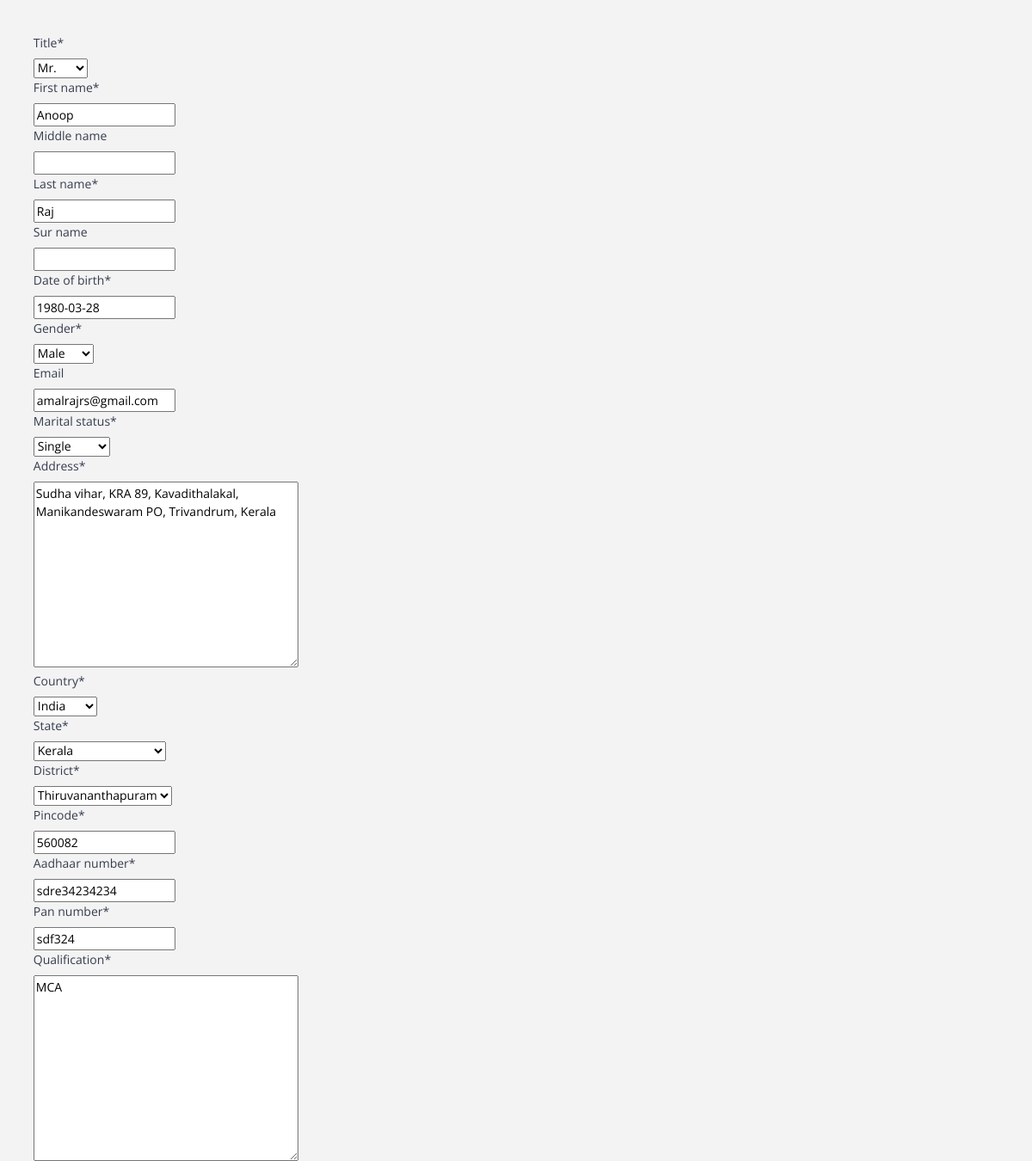
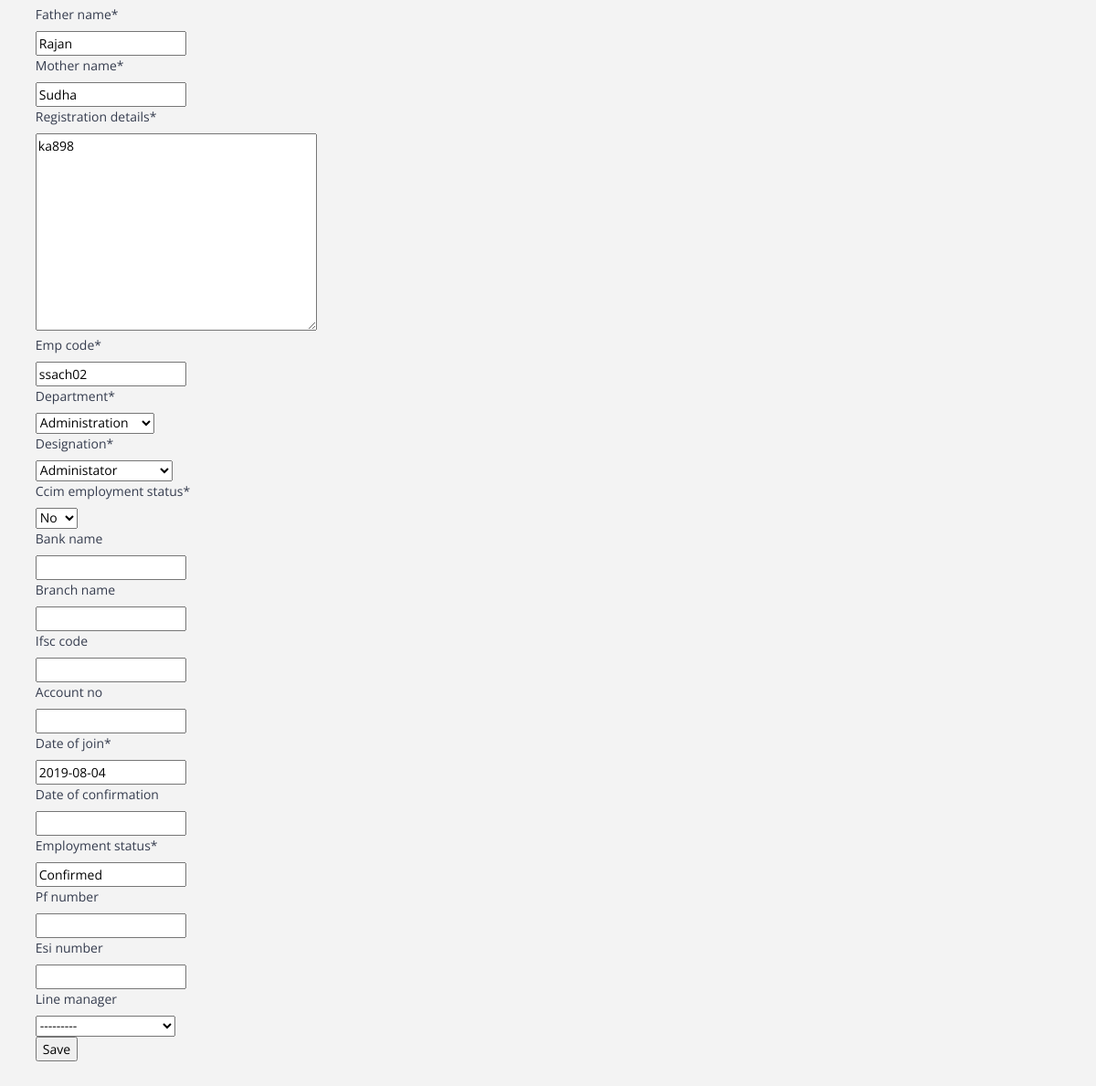
/employee/1/update/, run on the app's committed database (2 pictures, top to bottom).
### Employee/models.py (models this page shows, shortened)
class Person(Address):
    SINGLE = 'SI'
    MARRIED = 'MA'
    WIDOWED = 'WI'
    DIVORCED = 'DI'
    SEPERATED = 'SE'
    MALE = 'M'
    FEMALE = 'F'
    OTHERTYPE = 'O'
    MR = '1'
    MS = '2'
    MRS = '3'
    DR = '4'
    MARITAL_STATUS = (
        (SINGLE,'Single'),
        (MARRIED,'Married'),
        (WIDOWED,'Widowed'),
        (DIVORCED,'Divorced'),
        (SEPERATED,'Seperated'),
    )
    GENDERS = (
        (MALE, 'Male'),
        (FEMALE, 'Female'),
        (OTHERTYPE, 'Other'),
    )
    TITLES = (
        (MR, 'Mr.'),
        (MRS, 'Mrs.'),
        (MS, 'Ms.'),
        (DR, 'Dr.'),
    )
    title = models.CharField(max_length=1, choices=TITLES,null=True)
    first_name = models.CharField(max_length=60)
    middle_name = models.CharField(max_length=60, null=True, blank=True)
    last_name = models.CharField(max_length=60)
    sur_name = models.CharField(max_length=50, null=True, blank=True)
    date_of_birth = models.DateField(null=False)
    gender = models.CharField(max_length=10, choices=GENDERS)
    email = models.EmailField(null=True,blank=True)
    marital_status = models.CharField(max_length=2, choices=MARITAL_STATUS)
    phone_number = PhoneNumberField()
    aadhaar_number = models.CharField(max_length=20)
    pan_number = models.CharField(max_length=10)
    qualification = models.TextField()
    father_name = models.CharField(max_length=100)
    mother_name = models.CharField(max_length=100)
    registration_details = models.TextField()
    class Meta:
        abstract = True

class BankInfo(models.Model):
    bank_name = models.CharField(max_length=150, blank=True, null=True)
    branch_name = models.CharField(max_length=100, blank=True, null=True)
    ifsc_code = models.CharField(max_length=20, blank=True, null=True)
    account_no = models.CharField(max_length=40, blank=True, null=True)
    class Meta:
        abstract = True

class Employee(Person,BankInfo):
    CONFIRMED = 'Confirmed'
    PROBATION = 'Probation'
    TRAINING = 'Training'
    SUSPENDED = 'Suspended'
    TERMINATED = 'Terminated'
    RESIGNED = 'Resigned'
    RETIRED = 'Retired'
    EMPLOYEMENT_STATUS =(
        (CONFIRMED,'Confirmed'),
        (PROBATION,'Probation'),
        (TRAINING,'Training'),
        (SUSPENDED,'Suspended'),
        (TERMINATED,'Terminated'),
        (RESIGNED,'Resigned'),
        (RETIRED,'Retired'),
    )
    CCIM_YES = 'Y'
    CCIM_NO = 'N'
    CCIM_STATUS = (
        (CCIM_YES, 'YES'),
        (CCIM_NO, 'No')
    )
    YES_NO_CHOICES = (
        (True, 'Yes'),
        (False, 'No')
    )
    emp_code = models.CharField(max_length=20)
    department = models.ForeignKey(Department, on_delete=models.DO_NOTHING)
    designation = models.ForeignKey(Designation, on_delete=models.CASCADE)
    ccim_employment_status = models.CharField(max_length=1, default=CCIM_NO, choices=CCIM_STATUS)
    date_of_join = models.DateField(null=False)
    date_of_confirmation = models.DateField(null=True,blank=True)
    employment_status = models.CharField(max_length=20)
    pf_number = models.CharField(max_length=20, null=True, blank=True)
    esi_number = models.CharField(max_length=20, null=True, blank=True)
    line_manager = models.ForeignKey('self', on_delete=models.CASCADE, blank=True, null=True)
    user = models.ForeignKey(User, on_delete=models.CASCADE)
    created = models.DateTimeField(verbose_name=_('Created'),auto_now_add=True)
    updated = models.DateTimeField(verbose_name=_('Updated'),auto_now=True)
    active = models.BooleanField(choices=YES_NO_CHOICES,default=True)
    objects = EmployeeManager()
    class Meta:
        verbose_name = _('Employee')
        verbose_name_plural = _('Employees')
        ordering = ['-created']
    def __str__(self):
        return self.get_full_name
    @property
    def get_full_name(self):
        fullname = ''
        first_name = self.first_name
        last_name = self.last_name
        middle_name = self.middle_name
        if (first_name and last_name) or middle_name is None:
            fullname = first_name +' '+ last_name
            return fullname
        elif middle_name:
            fullname = first_name + ' '+ last_name +' '+middle_name
            return fullname
        return

### Employee/views.py (the view, shortened to what this page needs)
# urls.py: path('<int:id>/update/', EmployeeUpdateView.as_view(), name='employee-update'),
class EmployeeUpdateView(UpdateView):
    template_name = "Employee/employee_add_form.html"
    form_class = EmployeeModelForm
    def get_object(self):
        id_ = self.kwargs.get("id")
        return get_object_or_404(Employee, id=id_)

### Employee/forms.py
class EmployeeModelForm(forms.ModelForm):
    class Meta:
        model = Employee
        fields = [
            'title',
            'first_name',
            'middle_name',
            'last_name',
            'sur_name',
            'date_of_birth',
            'gender',
            'email',
            'marital_status',
            'address',
            'country',
            'state',
            'district',
            'pincode',
            'aadhaar_number',
            'pan_number',
            'qualification',
            'father_name',
            'mother_name',
            'registration_details',
            'emp_code',
            'department',
            'designation',
            'ccim_employment_status',
            'bank_name',
            'branch_name',
            'ifsc_code',
            'account_no',
            'date_of_join',
            'date_of_confirmation',
            'employment_status',
            'pf_number',
            'esi_number',
            'line_manager',
        ]

### Employee/manager.py (called while the page is built)
    def get_queryset(self):
        return EmployeeQuerySet(self.model, using=self._db)  # Important!

### Employee/models.py (called while the page is built)
    def __str__(self):
        return self.name

    def __str__(self):
        return self.name

    def __str__(self):
        return self.name

    def __str__(self):
        return self.name

    def __str__(self):
        return self.name

### Employee/templates/Employee/employee_add_form.html (shortened to what this page needs)
{% extends "base.html" %}
{% load crispy_forms_tags %}
{% block content %}
<form method="post">
    {{ form|crispy }}
    <input type="submit" value="Save">
</form>
{% endblock %}

### templates/base.html (shortened to what this page needs)
<!DOCTYPE html>
<html lang="en">
    {% load static %}
    {% load humanize %}
<head>
    <link href="https://cdn.jsdelivr.net/timepicker.js/latest/timepicker.min.css" rel="stylesheet"/>
    <link rel="stylesheet" href="{% static 'dpr/css/font_awesome.min.css' %}"/>
	<link rel="stylesheet" href="{% static 'dpr/css/daterangepicker.css' %}"/>
    <link rel="stylesheet" type="text/css" href="{% static 'assets/css/custom.css' %}">
    <link rel="stylesheet" type="text/css" href="{% static 'assets/css/bootstrap/css/bootstrap.min.css' %}">
    <link rel="stylesheet" type="text/css" href="{% static 'assets/icon/themify-icons/themify-icons.css' %}">
    <link rel="stylesheet" type="text/css" href="{% static 'assets/icon/icofont/css/icofont.css' %}">
    <link rel="stylesheet" type="text/css" href="{% static 'assets/css/style.css' %}">
    <link rel="stylesheet" type="text/css" href="{% static 'assets/css/jquery.mCustomScrollbar.css' %}">
    <link rel="stylesheet" type="text/css" href="{% static 'assets/css/jquery.dataTables.min.css' %}">
    <link href="{% static 'datepicker/jquery-ui.css' %}" rel="stylesheet">
</head>
<body>
                    <div class="pcoded-content">
                        <div class="pcoded-inner-content">
                            <div class="main-body">
                                <div class="page-wrapper">
                                    {% block content %}{% endblock %}
                                </div>
                            </div>
                        </div>
                    </div>

### data on the page
Employee: title "Mr.", first_name "Anoop", last_name "Raj", date_of_birth "1980-03-28", gender "Male", email "amalrajrs@gmail.com", marital_status "Single", address "Sudha vihar, KRA 89, Kavadithalakal, Manikandeswaram PO, Trivandrum, Kerala", country "India", state "Kerala", district "Thiruvananthapuram", pincode "560082", aadhaar_number "sdre34234234", pan_number "sdf324", qualification "MCA", father_name "Rajan", mother_name "Sudha", registration_details "ka898", emp_code "ssach02", department "Administration", designation "Administator", ccim_employment_status "No", date_of_join "2019-08-04", employment_status "Confirmed", line_manager "---------"
